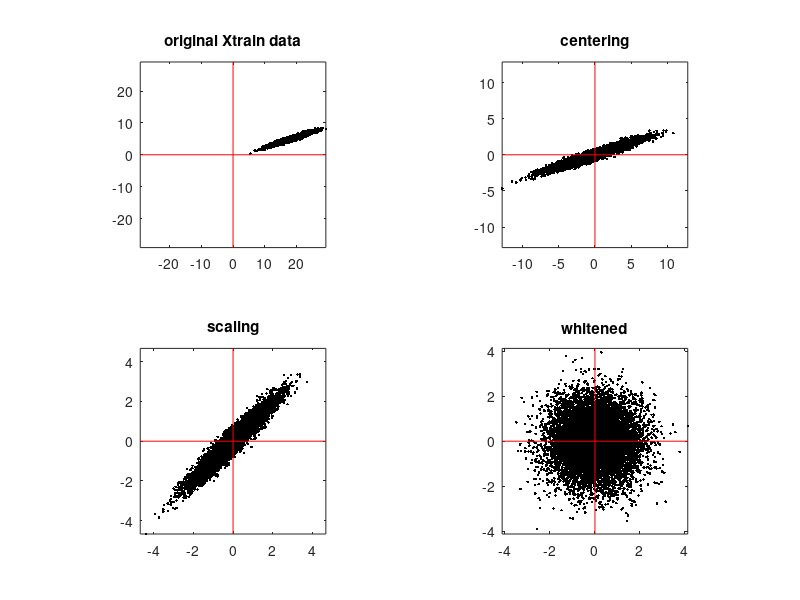
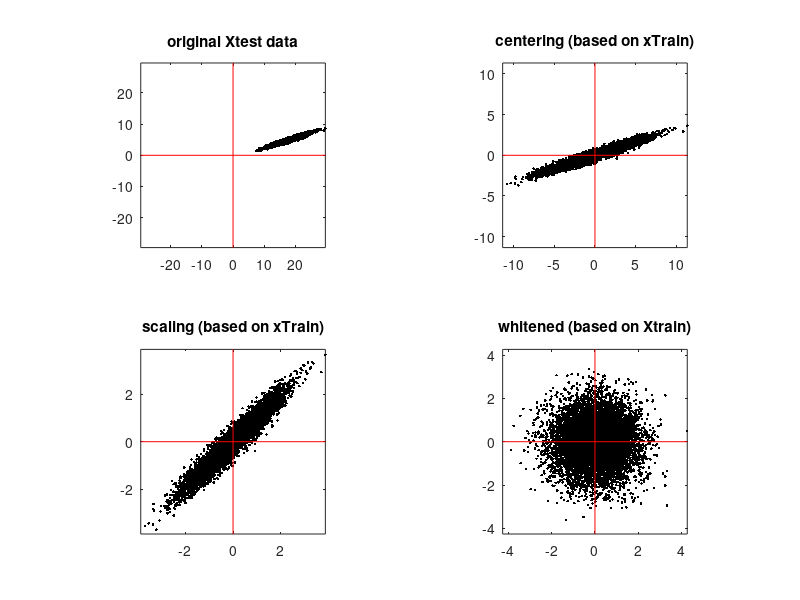
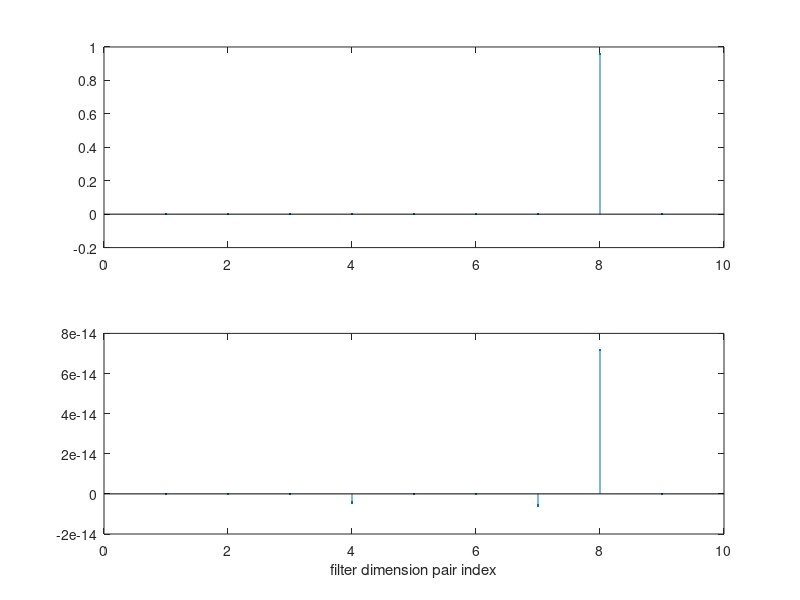

These figures' MATLAB source, in order:
function testPreprocessing

    samples = 10000;
    dims = 2;
    
    Xtrain = 5 + randn(samples,1+dims);
    Xtrain(:,1) = 1;
    Xtrain(:,2) = Xtrain(:,3)*2.8 + Xtrain(:,2)*0.85;
    
    Xtest = 5 + randn(samples*0.8,1+dims);
    Xtest(:,1) = 1;
    Xtest(:,2) = Xtest(:,3)*2.8 + Xtest(:,2)*0.85;
    
    
    maxAll = max([max(abs(squeeze(Xtrain(:,2)))) max(abs(squeeze(Xtrain(:,3))))]);
   
    figure(1);
    clf;
    subplot(2,2,1)
    plot(Xtrain(:,2), Xtrain(:,3), 'k.')
    hold on
    plot([-maxAll maxAll], [ 0 0], 'r-');
    plot([0 0], [-maxAll maxAll], 'r-');
    set(gca, 'XLim', [-1 1]*maxAll, 'YLim', [-1 1]*maxAll);
    axis 'square'
    title('original Xtrain data')

    
    % Compute centering operator
    oneColVector = ones(samples,1);
    centeringOperator = (1/samples*Xtrain'*oneColVector)'
   
    % Center Xtrain
    Xtrain = bsxfun(@minus, Xtrain, centeringOperator);
    Xtrain(:,1) = 1;
    maxAll = max([max(abs(squeeze(Xtrain(:,2)))) max(abs(squeeze(Xtrain(:,3))))]);
   
    
    subplot(2,2,2)
    plot(Xtrain(:,2), Xtrain(:,3), 'k.')
    hold on
    plot([-maxAll maxAll], [ 0 0], 'r-');
    plot([0 0], [-maxAll maxAll], 'r-');
    set(gca, 'XLim', [-1 1]*maxAll, 'YLim', [-1 1]*maxAll);
    axis 'square'
    title('centering');
    
    
    % Compute normalizing operator: divide by stddev
    normalizingOperator = (1./(sqrt(1/samples*(Xtrain.^2)'*oneColVector)))';
    Xtrain = bsxfun(@times, Xtrain, normalizingOperator);
    Xtrain(:,1) = 1;
    maxAll = max([max(abs(squeeze(Xtrain(:,2)))) max(abs(squeeze(Xtrain(:,3))))]);
   
    
    subplot(2,2,3)
    plot(Xtrain(:,2), Xtrain(:,3), 'k.')
    hold on
    plot([-maxAll maxAll], [ 0 0], 'r-');
    plot([0 0], [-maxAll maxAll], 'r-');
    set(gca, 'XLim', [-1 1]*maxAll, 'YLim', [-1 1]*maxAll);
    axis 'square'
    title('scaling');
    
    % Compute degree of whiteness of Xtrain
    varianceCovarianceMatrix = 1/samples*Xtrain'*Xtrain;
    upperDiagElements = triu(varianceCovarianceMatrix, 1);
    covariancesBefore = upperDiagElements(:)
    
    % Compute whitening operator:
    Sigma = 1/samples * Xtrain' * Xtrain;
    [U, Gamma, V] = svd(Sigma, 'econ');
    whiteningOperator = U * inv(sqrt(Gamma)) *V';
    Xtrain = Xtrain * whiteningOperator;
    Xtrain(:,1) = 1;
    maxAll = max([max(abs(squeeze(Xtrain(:,2)))) max(abs(squeeze(Xtrain(:,3))))]);
   
    varianceCovarianceMatrix = 1/samples*Xtrain'*Xtrain;
    upperDiagElements = triu(varianceCovarianceMatrix, 1);
    covariancesAfter = upperDiagElements(:)
    
    subplot(2,2,4)
    plot(Xtrain(:,2), Xtrain(:,3), 'k.')
    hold on
    plot([-maxAll maxAll], [ 0 0], 'r-');
    plot([0 0], [-maxAll maxAll], 'r-');
    set(gca, 'XLim', [-1 1]*maxAll, 'YLim', [-1 1]*maxAll);
    axis 'square'
    title('whitened');
    
    figure(22);
    subplot(2,1,1)
    stem(1:numel(covariancesBefore), covariancesBefore, 'Marker', '.');
    subplot(2,1,2)
    stem(1:numel(covariancesAfter), covariancesAfter, 'Marker', '.');
    xlabel('filter dimension pair index')
    
    % Apply all operations on the Xtest matrix
    maxAll = max([max(abs(squeeze(Xtest(:,2)))) max(abs(squeeze(Xtest(:,3))))]);
    figure(2);
    clf;
    subplot(2,2,1)
    plot(Xtest(:,2), Xtest(:,3), 'k.')
    hold on
    plot([-maxAll maxAll], [ 0 0], 'r-');
    plot([0 0], [-maxAll maxAll], 'r-');
    set(gca, 'XLim', [-1 1]*maxAll, 'YLim', [-1 1]*maxAll);
    axis 'square'
    title('original Xtest data')
    
    Xtest = bsxfun(@minus, Xtest, centeringOperator);
    Xtest(:,1) = 1;
    maxAll = max([max(abs(squeeze(Xtest(:,2)))) max(abs(squeeze(Xtest(:,3))))]);
     
    subplot(2,2,2)
    plot(Xtest(:,2), Xtest(:,3), 'k.')
    hold on
    plot([-maxAll maxAll], [ 0 0], 'r-');
    plot([0 0], [-maxAll maxAll], 'r-');
    set(gca, 'XLim', [-1 1]*maxAll, 'YLim', [-1 1]*maxAll);
    axis 'square'
    title('centering (based on xTrain)');
    
    
    Xtest = bsxfun(@times, Xtest, normalizingOperator);
    Xtest(:,1) = 1;
    maxAll = max([max(abs(squeeze(Xtest(:,2)))) max(abs(squeeze(Xtest(:,3))))]);
     
    subplot(2,2,3)
    plot(Xtest(:,2), Xtest(:,3), 'k.')
    hold on
    plot([-maxAll maxAll], [ 0 0], 'r-');
    plot([0 0], [-maxAll maxAll], 'r-');
    set(gca, 'XLim', [-1 1]*maxAll, 'YLim', [-1 1]*maxAll);
    axis 'square'
    title('scaling (based on xTrain)');
    
    Xtest = Xtest * whiteningOperator;
    Xtest(:,1) = 1;
    maxAll = max([max(abs(squeeze(Xtest(:,2)))) max(abs(squeeze(Xtest(:,3))))]);
    
    subplot(2,2,4)
    plot(Xtest(:,2), Xtest(:,3), 'k.')
    hold on
    plot([-maxAll maxAll], [ 0 0], 'r-');
    plot([0 0], [-maxAll maxAll], 'r-');
    set(gca, 'XLim', [-1 1]*maxAll, 'YLim', [-1 1]*maxAll);
    axis 'square'
    title('whitened (based on Xtrain)');
    
    
end


function [X] = whiten(X,fudgefactor)
    X = bsxfun(@minus, X, mean(X));
    A = X'*X;
    [V,D] = eig(A);
    X = X*V*diag(1./(diag(D)+fudgefactor).^(1/2))*V';
end
